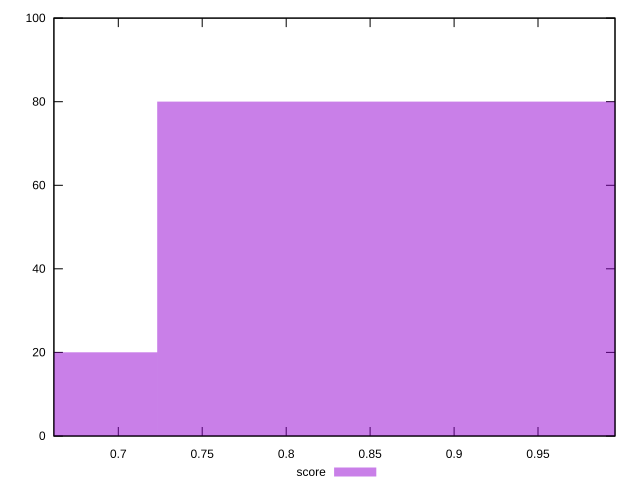

Recreate this plot in gnuplot.
reset
set terminal svg size 640, 490 enhanced background rgb 'white'
set output "report_00007_2020-12-11T15:55:29.892Z/render-blocking-resources/samples/pages+cached+noexternal+nofonts/score/histogram.svg"

$score <<EOF
0.8678232056292623 80
0.5785488037528416 20
EOF

set key outside below
set boxwidth 0.2892744018764208
set yrange [0:100]
set style fill transparent solid 0.5 noborder

plot \
  $score title "score" with boxes, \


reset
